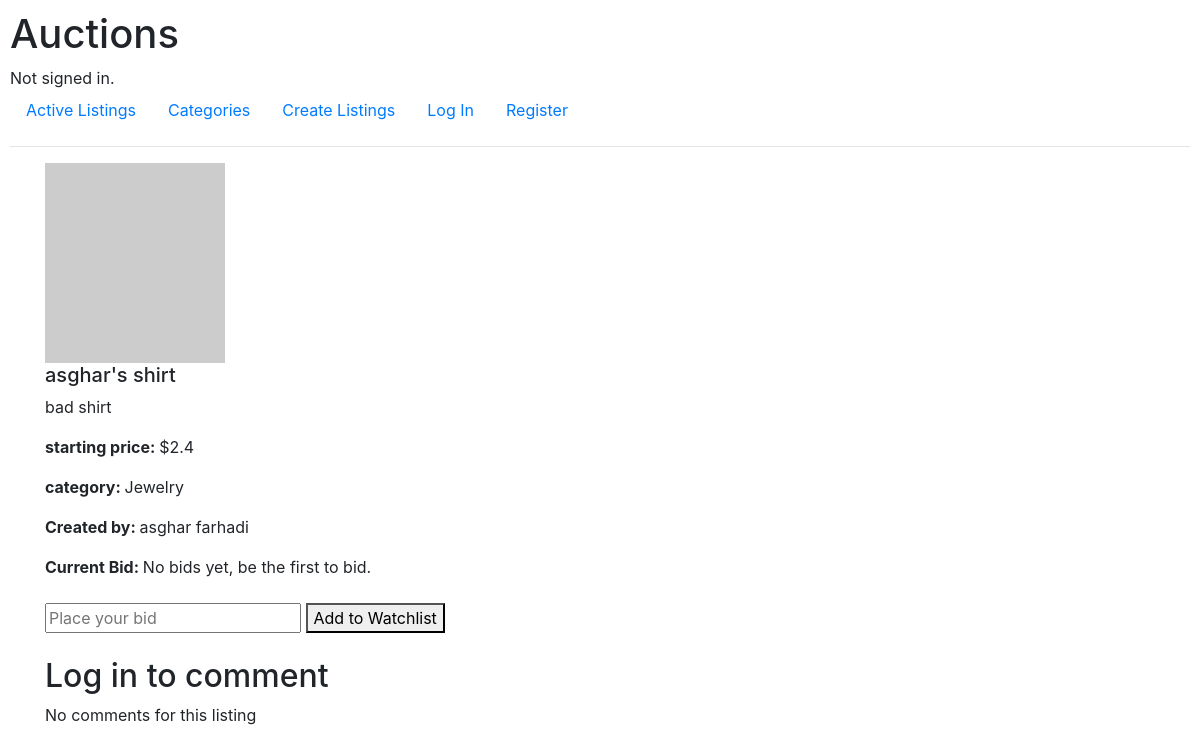
The app's page /listing/3, older data.
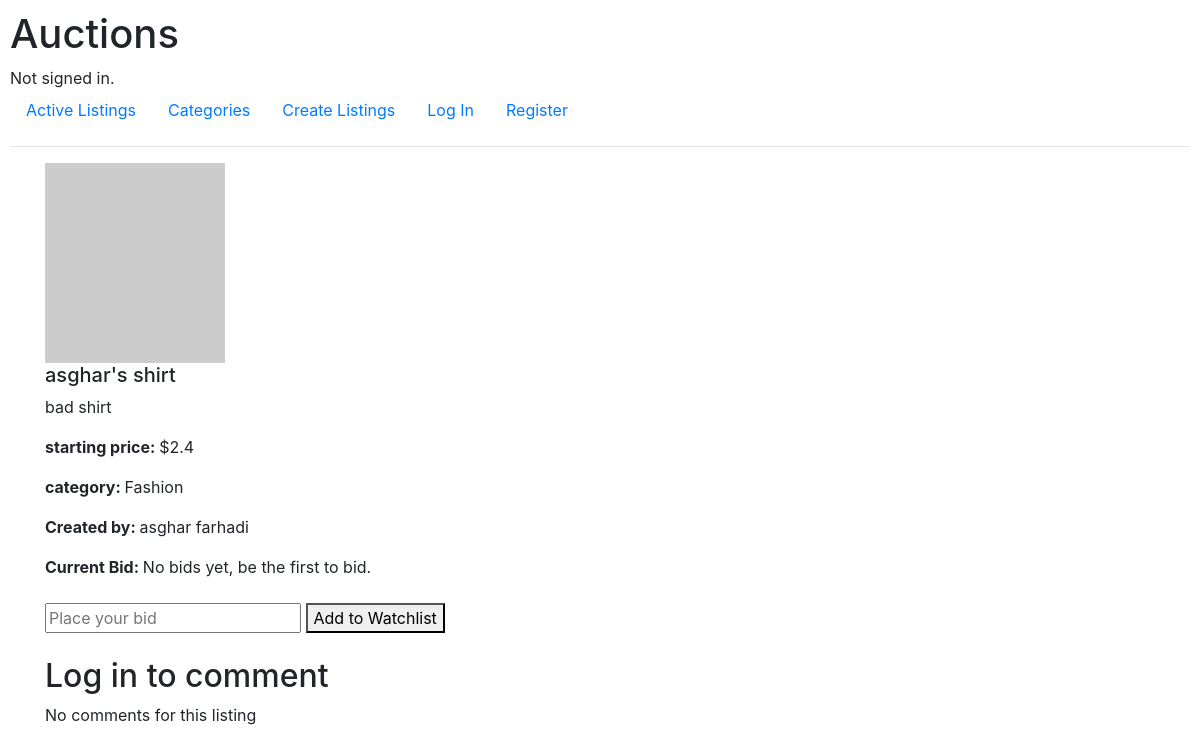
The same page, newer data.
### auctions/models.py (models this page shows, shortened)
class Listing(models.Model):
    title = models.CharField(max_length=255)
    description = models.TextField()
    starting_bid = models.FloatField(default=0)
    image_url = models.URLField(blank=True)
    active = models.BooleanField(default=True)
    created_date = models.DateTimeField(auto_now_add=True)
    owner = models.ForeignKey(User, on_delete=models.SET_NULL, null=True, related_name="owner")
    category = models.ForeignKey(Category, on_delete=models.SET_NULL, null=True)

class Category(models.Model):
    title = models.CharField(max_length=255)
    def __str__(self):
        return f"{self.title}"

class User(AbstractUser):
    watchlist = models.ManyToManyField('Listing', related_name='watchlist', blank=True)
    def __str__(self):
        return f"{self.username}"

### auctions/views.py (the view)
# urls.py: path("listing/<int:id>", views.listing, name="listing"),
def listing(request, id):
    if request.method == "POST":
        listing = Listing.objects.get(id = id)
        latest_bid = Bid.objects.all().filter(for_listing=listing.id).order_by('-time_added')
        bid = request.POST["bid"]
        if float(bid) > float(latest_bid[0].bid):
            user = User.objects.get(id = request.user.id)
            new_bid = Bid.objects.create(
                bid = bid,
                bidder = user,
                for_listing = listing
            )
            new_bid.save()
            user.watchlist.add(listing)
            user.save()
            return render(request, "auctions/listing.html", {
                'listing': listing,
                'message': 'Submitted Successfully',
                'latest_bid': latest_bid[0] if latest_bid else None,
            })
        else:
            return render(request, "auctions/listing.html", {
                'listing': listing,
                'message': 'You have to bid higher!',
                'latest_bid': latest_bid[0] if latest_bid else None,
            })
    else:
        listing = Listing.objects.get(id=id)
        comments = Comment.objects.all().filter(for_listing=listing).order_by('-time_added')
        latest_bid = Bid.objects.all().filter(for_listing=listing.id).order_by('-time_added')
        return render(request, "auctions/listing.html", {
            'listing': listing,
            'latest_bid': latest_bid[0] if latest_bid else None,
            'comments': comments
        })

### auctions/templates/auctions/listing.html (shortened to what this page needs)
{% extends "auctions/layout.html" %}
{% block body %}
  <div class="container listing">
    <div class="image">
        <img src="{{listing.image_url}}" alt="{{listing.title}}">
    </div>
    <div class="info">
        <h5>
          {{listing.title}}
        </h5>
        <p>{{listing.description}}</p>
        <p> <strong>starting price: </strong>${{listing.starting_bid}}</p>
        <p><strong>category: </strong>{{listing.category}}</p>
        <p><strong>Created by: </strong>{{listing.owner}}</p>
    </div>
  </div>
  <div class="container bidding">
    {% if latest_bid %}
      <strong>Current Bid: </strong>${{latest_bid.bid}} by {{latest_bid.bidder}}
      {% else %}
      <strong>Current Bid: </strong>No bids yet, be the first to bid.
    {% endif %}
    <form class="bid" action="{% url 'listing' listing.id %}" method="post">
      <br>
      <input type="number" step="0.1" min=0 name="bid" placeholder="Place your bid">
      <button type="submit">Add to Watchlist</button>
    </form>
  </div>
  <div class="container comments">
    <br>
    {% if user.is_authenticated %}
    <form action="{% url 'comment' listing.id %}" method="post" class="commentForm">
      {% csrf_token %}
      <textarea name="comment" cols="30" rows="3" placeholder="Comment here"></textarea>
      <button type="submit">Comment</button>
    </form>
      {% else %}
      <h2>Log in to comment</h2>
    {% endif %}
    {% for comment in comments %}
      <div class="singleComment">
        <strong>{{comment.writer}}:</strong>
        <span>{{comment.text}}</span>
        <p><small>{{comment.time_added}}</small></p>
      </div>
      {% empty %}
      No comments for this listing
    {% endfor %}
  </div>
{% endblock body %}

Row changes from the older to the newer data that the page shows:
changed Listing "asghar's shirt": category "Jewelry" → "Fashion"
